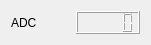
<?xml version="1.0" encoding="UTF-8"?>
<ui version="4.0">
 <class>ADC_label</class>
 <widget class="QWidget" name="ADC_label">
  <property name="geometry">
   <rect>
    <x>0</x>
    <y>0</y>
    <width>151</width>
    <height>35</height>
   </rect>
  </property>
  <property name="windowTitle">
   <string>Form</string>
  </property>
  <layout class="QHBoxLayout" name="horizontalLayout">
   <item>
    <widget class="QLabel" name="lbl_name">
     <property name="sizePolicy">
      <sizepolicy hsizetype="Fixed" vsizetype="Preferred">
       <horstretch>0</horstretch>
       <verstretch>0</verstretch>
      </sizepolicy>
     </property>
     <property name="text">
      <string>ADC</string>
     </property>
    </widget>
   </item>
   <item>
    <spacer name="horizontalSpacer">
     <property name="orientation">
      <enum>Qt::Horizontal</enum>
     </property>
     <property name="sizeHint" stdset="0">
      <size>
       <width>40</width>
       <height>20</height>
      </size>
     </property>
    </spacer>
   </item>
   <item>
    <widget class="QLCDNumber" name="lcd_value"/>
   </item>
  </layout>
 </widget>
 <resources/>
 <connections/>
</ui>
